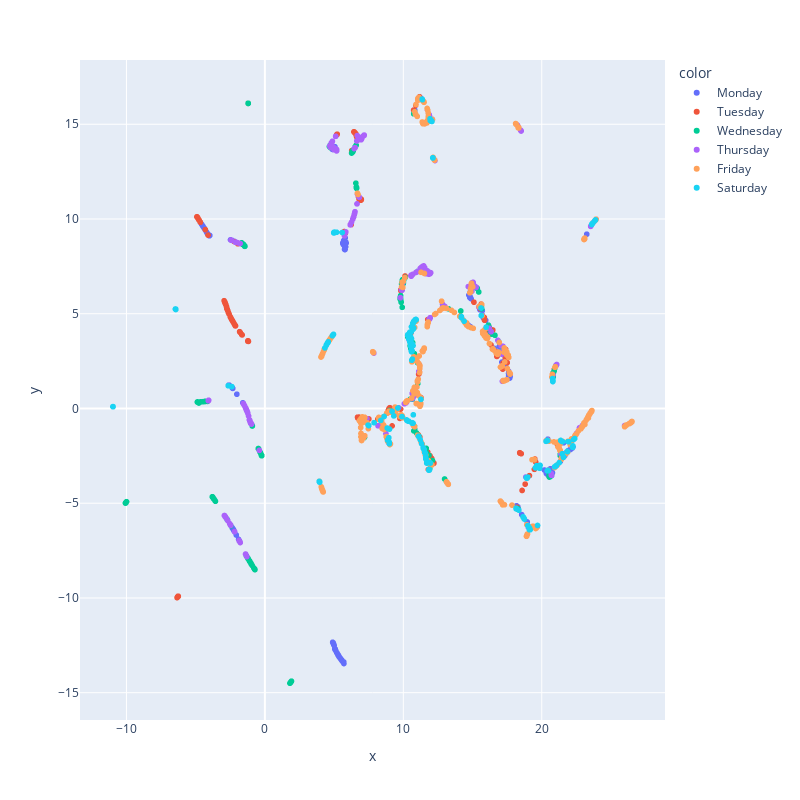

Notebook code cell kept with this figure:
### Code cell
fig = px.scatter(x=embedding[:, 0],y=embedding[:, 1],
    color=dat_unt.loc[idx,'Dweek'].map({0:"Monday", 1:"Tuesday", 2:"Wednesday",3:"Thursday",
                     4:"Friday",5:"Friday",6:"Saturday",7:"Sunday"}),hover_name=dat_unt.loc[idx,'Time:ISO']
                )
# plt.gca().set_aspect('equal', 'datalim')
fig.update_layout(
    autosize=False,
    width=800,
    height=800,
)
fig.show()

### Figure 1 — Plotly figure (JSON) as saved in the notebook; plotly's stock layout.template omitted (floating-point values rounded to 4 significant figures; data arrays with more than 128 entries replaced by an {"elided": "..."} marker saying what was removed)
{"data": [{"hovertemplate": "<b>%{hovertext}</b><br><br>color=Monday<br>x=%{x}<br>y=%{y}<extra></extra>", "hovertext": {"elided": "288 str values"}, "legendgroup": "Monday", "marker": {"color": "#636efa", "symbol": "circle"}, "mode": "markers", "name": "Monday", "showlegend": true, "type": "scattergl", "x": {"elided": "288 float values"}, "xaxis": "x", "y": {"elided": "288 float values"}, "yaxis": "y"}, {"hovertemplate": "<b>%{hovertext}</b><br><br>color=Tuesday<br>x=%{x}<br>y=%{y}<extra></extra>", "hovertext": {"elided": "288 str values"}, "legendgroup": "Tuesday", "marker": {"color": "#EF553B", "symbol": "circle"}, "mode": "markers", "name": "Tuesday", "showlegend": true, "type": "scattergl", "x": {"elided": "288 float values"}, "xaxis": "x", "y": {"elided": "288 float values"}, "yaxis": "y"}, {"hovertemplate": "<b>%{hovertext}</b><br><br>color=Wednesday<br>x=%{x}<br>y=%{y}<extra></extra>", "hovertext": {"elided": "288 str values"}, "legendgroup": "Wednesday", "marker": {"color": "#00cc96", "symbol": "circle"}, "mode": "markers", "name": "Wednesday", "showlegend": true, "type": "scattergl", "x": {"elided": "288 float values"}, "xaxis": "x", "y": {"elided": "288 float values"}, "yaxis": "y"}, {"hovertemplate": "<b>%{hovertext}</b><br><br>color=Thursday<br>x=%{x}<br>y=%{y}<extra></extra>", "hovertext": {"elided": "288 str values"}, "legendgroup": "Thursday", "marker": {"color": "#ab63fa", "symbol": "circle"}, "mode": "markers", "name": "Thursday", "showlegend": true, "type": "scattergl", "x": {"elided": "288 float values"}, "xaxis": "x", "y": {"elided": "288 float values"}, "yaxis": "y"}, {"hovertemplate": "<b>%{hovertext}</b><br><br>color=Friday<br>x=%{x}<br>y=%{y}<extra></extra>", "hovertext": {"elided": "576 str values"}, "legendgroup": "Friday", "marker": {"color": "#FFA15A", "symbol": "circle"}, "mode": "markers", "name": "Friday", "showlegend": true, "type": "scattergl", "x": {"elided": "576 float values"}, "xaxis": "x", "y": {"elided": "576 float values"}, "yaxis": "y"}, {"hovertemplate": "<b>%{hovertext}</b><br><br>color=Saturday<br>x=%{x}<br>y=%{y}<extra></extra>", "hovertext": {"elided": "256 str values"}, "legendgroup": "Saturday", "marker": {"color": "#19d3f3", "symbol": "circle"}, "mode": "markers", "name": "Saturday", "showlegend": true, "type": "scattergl", "x": {"elided": "256 float values"}, "xaxis": "x", "y": {"elided": "256 float values"}, "yaxis": "y"}], "layout": {"autosize": false, "height": 800, "legend": {"title": {"text": "color"}, "tracegroupgap": 0}, "margin": {"t": 60}, "width": 800, "xaxis": {"anchor": "y", "autorange": true, "domain": [0, 1], "range": [-13.35, 28.9], "title": {"text": "x"}, "type": "linear"}, "yaxis": {"anchor": "x", "autorange": true, "domain": [0, 1], "range": [-16.44, 18.39], "title": {"text": "y"}, "type": "linear"}}}
